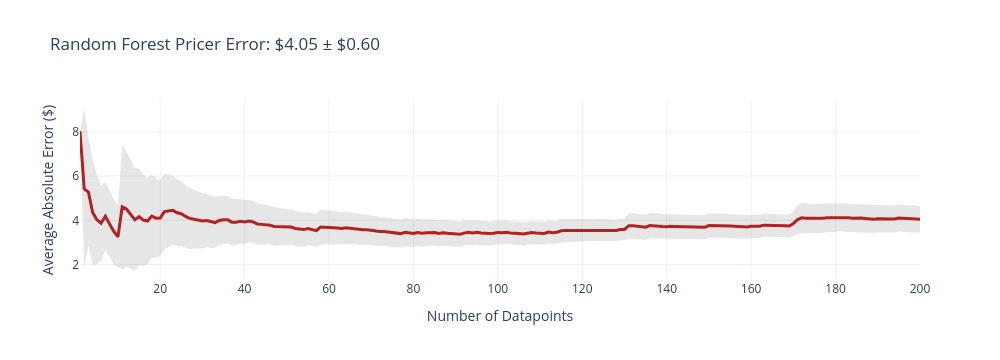
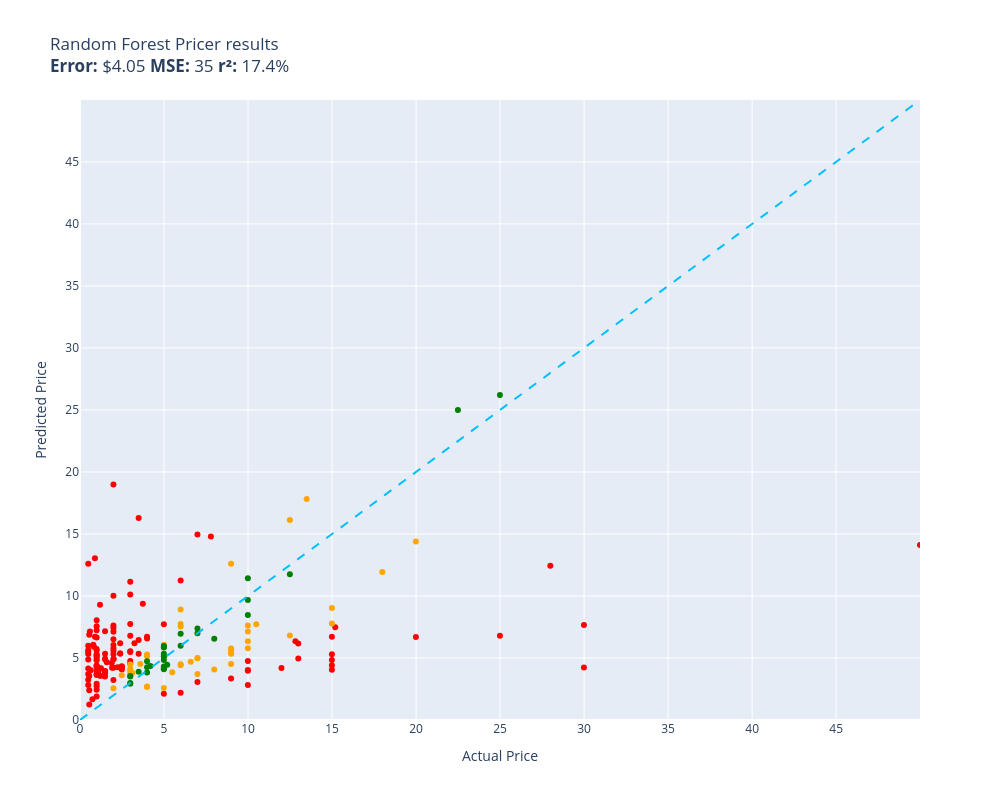

Source (notebook cell) for these figures, in order:
### Code cell
evaluate(random_forest_pricer, test)

### Figure 1 — Plotly figure (JSON) as saved in the notebook; plotly's stock layout.template omitted (floating-point values rounded to 4 significant figures; data arrays with more than 128 entries replaced by an {"elided": "..."} marker saying what was removed)
{"data": [{"fill": "toself", "fillcolor": "rgba(128,128,128,0.2)", "hoverinfo": "skip", "line": {"color": "rgba(255,255,255,0)"}, "name": "95% CI", "showlegend": false, "type": "scatter", "x": {"elided": "400 int values"}, "y": {"elided": "400 float values"}}, {"customdata": {"elided": "200x1 float values"}, "hovertemplate": "n=%{x}<br>Avg Error=$%{y:,.2f}<br>±95% CI=$%{customdata[0]:,.2f}<extra></extra>", "line": {"color": "firebrick", "width": 3}, "mode": "lines", "name": "Cumulative Avg Error", "type": "scatter", "x": {"elided": "200 int values"}, "y": {"elided": "200 float values"}}], "layout": {"height": 360, "showlegend": false, "title": {"text": "Random Forest Pricer Error: $4.05 ± $0.60"}, "width": 1000, "xaxis": {"title": {"text": "Number of Datapoints"}}, "yaxis": {"title": {"text": "Average Absolute Error ($)"}}}}

### Figure 2 — Plotly figure (JSON) as saved in the notebook; plotly's stock layout.template omitted (floating-point values rounded to 4 significant figures)
{"data": [{"customdata": [["Rocket Explorer\nGuess=$4.96 Actual=$12.99"], ["Villwars\nGuess=$3.90 Actual=$1.09"], ["GLAD VALAKAS SIMULATOR\nGuess=$5.48 Actual=$0.49"], ["B.I.O.T.A.\nGuess=$6.71 Actual=$3.99"], ["Miss Fisher and the Deathly Maze\nGuess=$4.66 Actual=$1.59"], ["연오와 세오\nGuess=$6.80 Actual=$24.99"], ["HUMBLE ZOMBIE\nGuess=$4.39 Actual=$0.99"], ["Akhena: Age of Evil\nGuess=$3.98 Actual=$9.99"], ["Swing Lord\nGuess=$2.72 Actual=$0.99"], ["THE 4 SINS\nGuess=$14.96 Actual=$6.99"], ["Nedia Hotel\nGuess=$5.30 Actual=$0.99"], ["MEKA SIGURAT\nGuess=$4.83 Actual=$14.99"], ["Fat Baby\nGuess=$11.25 Actual=$5.99"], ["The planet's rescuer\nGuess=$5.31 Actual=$0.49"], ["Tuin\nGuess=$4.29 Actual=$2.49"], ["Agent X\nGuess=$4.26 Actual=$0.99"], ["Milli & Greg\nGuess=$4.75 Actual=$2.99"], ["lilGunBois: Super Team Transgender Fortr...\nGuess=$3.95 Actual=$0.99"], ["Supreme League of Patriots - Episode 3: ...\nGuess=$4.90 Actual=$1.49"], ["Educational Suite\nGuess=$3.92 Actual=$1.49"], ["Roaming The Stars\nGuess=$3.51 Actual=$1.49"], ["Trucker Horror\nGuess=$5.36 Actual=$2.39"], ["Subway Midnight\nGuess=$7.12 Actual=$1.99"], ["Rocket Squad: Infinity\nGuess=$6.79 Actual=$2.99"], ["Why Me\nGuess=$6.66 Actual=$0.99"], ["In the thrall of darkness: The gift of d...\nGuess=$5.49 Actual=$2.99"], ["Darkest Dungeon®\nGuess=$9.38 Actual=$3.74"], ["Smithy\nGuess=$2.82 Actual=$0.49"], ["Sokobos\nGuess=$6.19 Actual=$3.24"], ["[Bober Bros] It's Just A Prank\nGuess=$4.95 Actual=$2.00"], ["Doomed to Hell\nGuess=$5.37 Actual=$2.39"], ["Godlike Burger\nGuess=$5.54 Actual=$2.99"], ["Shoot Loop VR\nGuess=$5.78 Actual=$1.99"], ["Blobble Wars 2\nGuess=$2.92 Actual=$0.99"], ["PeoplePackages\nGuess=$3.63 Actual=$0.99"], ["Crosshair X\nGuess=$16.28 Actual=$3.49"], ["Tatar Altan vs Shaitan\nGuess=$4.16 Actual=$0.49"], ["Asteroid King\nGuess=$3.69 Actual=$0.99"], ["Runemancer\nGuess=$4.90 Actual=$1.99"], ["Always The Same Nightmare\nGuess=$4.21 Actual=$1.91"], ["God's Trigger\nGuess=$4.25 Actual=$2.24"], ["Next Hero\nGuess=$5.30 Actual=$1.99"], ["Dead Tapes: Fading Father\nGuess=$5.34 Actual=$1.49"], ["GalaxIverse\nGuess=$3.24 Actual=$0.49"], ["My University Girlfriend\nGuess=$4.01 Actual=$0.64"], ["Willie's Nightfall\nGuess=$2.45 Actual=$0.99"], ["Doomsday cleaner\nGuess=$9.30 Actual=$1.19"], ["Chickamauga Battles\nGuess=$2.83 Actual=$9.99"], ["Mark One\nGuess=$1.89 Actual=$0.99"], ["The Miskatonic\nGuess=$5.71 Actual=$0.99"], ["小艺的异世界冒险-Xiao Yi's strange world adventu...\nGuess=$5.18 Actual=$0.99"], ["Lighthouse of Guiding Flames\nGuess=$4.81 Actual=$0.99"], ["Similo: The Card Game\nGuess=$6.72 Actual=$0.89"], ["MEMENTO\nGuess=$4.15 Actual=$1.19"], ["Homeworld Remastered Collection\nGuess=$6.45 Actual=$3.49"], ["Crush\nGuess=$4.19 Actual=$11.99"], ["World of Fantasy: Zero\nGuess=$7.55 Actual=$0.99"], ["SKIBIDI BACKROOMS\nGuess=$6.87 Actual=$0.55"], ["Space Pilgrim Academy: Year 1\nGuess=$2.39 Actual=$0.55"], ["Minimal\nGuess=$3.74 Actual=$1.01"], ["Retro Racer\nGuess=$5.62 Actual=$0.49"], ["Bernie Needs Love\nGuess=$10.11 Actual=$2.99"], ["Vaccine Delivery Simulator\nGuess=$3.57 Actual=$1.37"], ["Coonwood\nGuess=$5.99 Actual=$0.49"], ["Individual Investor Tycoon\nGuess=$4.07 Actual=$2.49"], ["Start Button\nGuess=$10.01 Actual=$1.99"], ["Space Ballers\nGuess=$6.06 Actual=$0.79"], ["Marble Mechanics\nGuess=$4.42 Actual=$14.99"], ["Morbid Inhale\nGuess=$7.63 Actual=$1.99"], ["The Pirate Queen with Lucy Liu\nGuess=$4.05 Actual=$14.99"], ["Highrise Heroes: Word Challenge\nGuess=$5.60 Actual=$0.99"], ["No Fair Play\nGuess=$7.74 Actual=$2.99"], ["Hentai Waifu\nGuess=$4.87 Actual=$0.49"], ["Era of Miracles\nGuess=$7.15 Actual=$1.49"], ["Reboant Demo\nGuess=$4.94 Actual=$0.99"], ["BIRBOUT!\nGuess=$3.34 Actual=$8.99"], ["Space Rocket\nGuess=$3.55 Actual=$0.55"], ["Zombie Ballz\nGuess=$3.71 Actual=$0.49"], ["Aplestia\nGuess=$3.57 Actual=$1.19"], ["1001 Jigsaw. World Tour: Australian Puzz...\nGuess=$5.30 Actual=$14.99"], ["Nights of Azure\nGuess=$4.23 Actual=$29.99"], ["Strandzha Adventures 3D\nGuess=$4.60 Actual=$1.89"], ["Trainscape\nGuess=$6.70 Actual=$19.99"], ["Lock Lock: Farm\nGuess=$4.22 Actual=$1.99"], ["Apothecary Hero\nGuess=$4.94 Actual=$1.49"], ["Don't Die, Minerva!\nGuess=$6.17 Actual=$12.99"], ["Defence to death\nGuess=$1.24 Actual=$0.55"], ["Cat Dimension\nGuess=$4.17 Actual=$1.25"], ["Placid Plastic Desktop\nGuess=$8.04 Actual=$0.99"], ["Opening Up\nGuess=$2.12 Actual=$4.99"], ["Backpack Twins\nGuess=$4.03 Actual=$9.99"], ["FATAL FRAME / PROJECT ZERO: Maiden of Bl...\nGuess=$12.44 Actual=$27.99"], ["异星孤垒\nGuess=$6.19 Actual=$2.39"], ["Mutant Ops\nGuess=$7.71 Actual=$4.99"], ["Scary new year\nGuess=$5.34 Actual=$3.49"], ["The Backrooms - Nightmare Dimension\nGuess=$5.58 Actual=$1.99"], ["Odyssey Moon\nGuess=$3.22 Actual=$1.99"], ["ASSAULT SHELL\nGuess=$2.20 Actual=$5.99"], ["Engraven\nGuess=$11.15 Actual=$2.99"], ["6Souls\nGuess=$3.77 Actual=$1.49"], ["Screen Cat\nGuess=$13.04 Actual=$0.89"], ["Epic Dumpster Bear: Dumpster Fire Redux\nGuess=$4.34 Actual=$2.49"], ["Korvae in space\nGuess=$4.38 Actual=$0.99"], ["Eggy\nGuess=$4.23 Actual=$2.49"], ["The Host\nGuess=$6.51 Actual=$1.99"], ["OURWORLD\nGuess=$7.67 Actual=$29.99"], ["Odesi Music Composition\nGuess=$14.11 Actual=$49.99"], ["DMD Branefold\nGuess=$18.98 Actual=$1.99"], ["Dissolved - Chapter One\nGuess=$5.15 Actual=$0.99"], ["Havendock\nGuess=$14.80 Actual=$7.79"], ["自由世界\nGuess=$4.76 Actual=$9.99"], ["Drone VR\nGuess=$7.13 Actual=$0.59"], ["- R E F L E C T E D -\nGuess=$6.05 Actual=$1.99"], ["Sailing alone:Aftermath\nGuess=$7.48 Actual=$15.19"], ["Seekers of Darkness\nGuess=$6.36 Actual=$12.82"], ["Survival VR\nGuess=$7.23 Actual=$0.99"], ["Bahamian Rhapsody\nGuess=$3.95 Actual=$1.49"], ["Professor Watts Memory Match: Cute Anima...\nGuess=$1.67 Actual=$0.74"], ["The Torus Syndicate\nGuess=$6.71 Actual=$14.99"], ["Retired Men's Nude Beach Volleyball Leag...\nGuess=$3.07 Actual=$6.99"], ["Grilled\nGuess=$4.56 Actual=$2.99"], ["Powerjackers - VR Superhero Battle Royal...\nGuess=$7.42 Actual=$1.99"], ["Click and Collect\nGuess=$3.59 Actual=$1.19"], ["Obscurefiend\nGuess=$12.60 Actual=$0.49"], ["BarGirls\nGuess=$6.57 Actual=$3.99"], ["A Normal Lost Phone\nGuess=$5.91 Actual=$0.83"]], "hovertemplate": "%{customdata[0]}<extra></extra>", "legendgroup": "red", "marker": {"color": "red", "size": 6, "symbol": "circle"}, "mode": "markers", "name": "red", "orientation": "v", "showlegend": true, "type": "scatter", "x": [12.99, 1.09, 0.49, 3.99, 1.59, 24.99, 0.99, 9.99, 0.99, 6.99, 0.99, 14.99, 5.99, 0.49, 2.49, 0.99, 2.99, 0.99, 1.49, 1.49, 1.49, 2.39, 1.99, 2.99, 0.99, 2.99, 3.74, 0.49, 3.24, 2.0, 2.39, 2.99, 1.99, 0.99, 0.99, 3.49, 0.49, 0.99, 1.99, 1.91, 2.24, 1.99, 1.49, 0.49, 0.64, 0.99, 1.19, 9.99, 0.99, 0.99, 0.99, 0.99, 0.89, 1.19, 3.49, 11.99, 0.99, 0.55, 0.55, 1.01, 0.49, 2.99, 1.37, 0.49, 2.49, 1.99, 0.79, 14.99, 1.99, 14.99, 0.99, 2.99, 0.49, 1.49, 0.99, 8.99, 0.55, 0.49, 1.19, 14.99, 29.99, 1.89, 19.99, 1.99, 1.49, 12.99, 0.55, 1.25, 0.99, 4.99, 9.99, 27.99, 2.39, 4.99, 3.49, 1.99, 1.99, 5.99, 2.99, 1.49, 0.89, 2.49, 0.99, 2.49, 1.99, 29.99, 49.99, 1.99, 0.99, 7.79, 9.99, 0.59, 1.99, 15.19, 12.82, 0.99, 1.49, 0.74, 14.99, 6.99, 2.99, 1.99, 1.19, 0.49, 3.99, 0.83], "xaxis": "x", "y": [4.962, 3.902, 5.478, 6.712, 4.66, 6.796, 4.387, 3.976, 2.724, 14.96, 5.301, 4.832, 11.25, 5.314, 4.295, 4.256, 4.749, 3.953, 4.899, 3.924, 3.514, 5.356, 7.117, 6.789, 6.655, 5.492, 9.382, 2.818, 6.193, 4.948, 5.371, 5.538, 5.78, 2.922, 3.628, 16.28, 4.162, 3.694, 4.896, 4.207, 4.25, 5.296, 5.337, 3.244, 4.013, 2.449, 9.301, 2.829, 1.895, 5.715, 5.182, 4.808, 6.717, 4.151, 6.449, 4.192, 7.55, 6.872, 2.394, 3.743, 5.617, 10.11, 3.566, 5.994, 4.073, 10.01, 6.064, 4.418, 7.625, 4.051, 5.598, 7.743, 4.873, 7.151, 4.939, 3.337, 3.554, 3.709, 3.568, 5.301, 4.23, 4.602, 6.701, 4.219, 4.936, 6.174, 1.24, 4.171, 8.045, 2.116, 4.03, 12.44, 6.186, 7.712, 5.341, 5.583, 3.224, 2.198, 11.15, 3.774, 13.04, 4.339, 4.384, 4.227, 6.507, 7.668, 14.11, 18.98, 5.146, 14.8, 4.761, 7.127, 6.051, 7.481, 6.359, 7.23, 3.951, 1.671, 6.713, 3.069, 4.564, 7.419, 3.594, 12.6, 6.573, 5.91], "yaxis": "y"}, {"customdata": [["Float\nGuess=$4.41 Actual=$5.99"], ["Talisman: Digital 5th Edition\nGuess=$11.92 Actual=$17.99"], ["Sarah Wiener Kochspiel\nGuess=$4.49 Actual=$5.99"], ["Songs of Skydale\nGuess=$3.61 Actual=$2.49"], ["Turbo Cat Fight\nGuess=$3.72 Actual=$6.99"], ["Expiration\nGuess=$2.58 Actual=$4.99"], ["Felis\nGuess=$5.14 Actual=$3.99"], ["Warbyte: Operation Falcon\nGuess=$4.52 Actual=$8.99"], ["Salsa Virtual\nGuess=$7.77 Actual=$14.99"], ["Panoptia\nGuess=$4.07 Actual=$7.99"], ["Professor Teaches® Excel 2013 & 365\nGuess=$12.61 Actual=$8.99"], ["Be Vigilant!\nGuess=$5.34 Actual=$9.00"], ["Little Big Adventure – Twinsen’s Quest\nGuess=$9.03 Actual=$14.99"], ["Unluckily in Love\nGuess=$4.70 Actual=$6.59"], ["Yggdra Union\nGuess=$7.13 Actual=$9.99"], ["Nioh 2 – The Complete Edition\nGuess=$14.39 Actual=$19.99"], ["Architect Simulator\nGuess=$8.90 Actual=$5.99"], ["巭孬嫑毖\nGuess=$4.12 Actual=$2.99"], ["Insider Threat\nGuess=$3.74 Actual=$2.99"], ["Pipe Dreamin' VR: The Big Easy\nGuess=$5.77 Actual=$8.99"], ["Elizabeth Find M.D. - Diagnosis Mystery ...\nGuess=$2.70 Actual=$3.99"], ["NONOTOWN: Nonogram Logic Puzzle\nGuess=$4.51 Actual=$3.59"], ["Spooky Dwellers 3\nGuess=$4.98 Actual=$6.99"], ["Great Adventure: Alice's wonderland\nGuess=$5.28 Actual=$3.99"], ["AIdventure\nGuess=$5.67 Actual=$9.00"], ["灾厄黑龙与谎言公主\nGuess=$5.41 Actual=$8.99"], ["Peaceful Lands\nGuess=$3.99 Actual=$2.99"], ["Deadside\nGuess=$16.12 Actual=$12.49"], ["Lawless West\nGuess=$5.00 Actual=$6.99"], ["Monaco 2\nGuess=$7.71 Actual=$10.49"], ["Dragonspire\nGuess=$6.06 Actual=$4.99"], ["Alien: Isolation\nGuess=$5.79 Actual=$9.99"], ["Roche Fusion\nGuess=$7.55 Actual=$5.99"], ["Rock God Tycoon\nGuess=$3.86 Actual=$5.49"], ["Guardian war VR\nGuess=$7.61 Actual=$9.99"], ["POGOMAN\nGuess=$2.67 Actual=$3.99"], ["Lost Castle 2\nGuess=$17.82 Actual=$13.49"], ["Rhapsody II: Ballad of the Little Prince...\nGuess=$6.81 Actual=$12.49"], ["The Cleaner\nGuess=$6.35 Actual=$9.99"], ["Trapped In Stone - World War II Horror\nGuess=$2.57 Actual=$1.99"], ["Single Malt Apocalypse\nGuess=$4.48 Actual=$2.99"], ["Refraction: Beyond the Mirror\nGuess=$3.79 Actual=$3.11"], ["Draft of Darkness\nGuess=$7.73 Actual=$5.99"]], "hovertemplate": "%{customdata[0]}<extra></extra>", "legendgroup": "orange", "marker": {"color": "orange", "size": 6, "symbol": "circle"}, "mode": "markers", "name": "orange", "orientation": "v", "showlegend": true, "type": "scatter", "x": [5.99, 17.99, 5.99, 2.49, 6.99, 4.99, 3.99, 8.99, 14.99, 7.99, 8.99, 9.0, 14.99, 6.59, 9.99, 19.99, 5.99, 2.99, 2.99, 8.99, 3.99, 3.59, 6.99, 3.99, 9.0, 8.99, 2.99, 12.49, 6.99, 10.49, 4.99, 9.99, 5.99, 5.49, 9.99, 3.99, 13.49, 12.49, 9.99, 1.99, 2.99, 3.11, 5.99], "xaxis": "x", "y": [4.413, 11.92, 4.489, 3.607, 3.716, 2.582, 5.138, 4.519, 7.771, 4.075, 12.61, 5.341, 9.031, 4.704, 7.129, 14.39, 8.901, 4.119, 3.744, 5.77, 2.699, 4.511, 4.976, 5.281, 5.665, 5.407, 3.995, 16.12, 5.002, 7.712, 6.064, 5.794, 7.549, 3.859, 7.611, 2.67, 17.82, 6.814, 6.352, 2.566, 4.48, 3.789, 7.733], "yaxis": "y"}, {"customdata": [["Danse Macabre: Crimson Cabaret Collector...\nGuess=$4.31 Actual=$4.99"], ["Mega Man X Legacy Collection 2\nGuess=$6.55 Actual=$7.99"], ["The Terminal 2\nGuess=$4.16 Actual=$4.99"], ["OVERVIEW (A Walk Through The Universe)\nGuess=$5.13 Actual=$4.99"], ["Fisher's Qualm\nGuess=$2.98 Actual=$2.99"], ["Radio Violence\nGuess=$4.08 Actual=$4.99"], ["Dead City\nGuess=$7.38 Actual=$6.99"], ["You Must Become A Lich\nGuess=$4.36 Actual=$4.19"], ["The Eastern Drive : Car Simulator\nGuess=$3.54 Actual=$2.99"], ["BlockRunner : The BlockSide\nGuess=$3.50 Actual=$2.99"], ["The World is Your Weapon\nGuess=$6.99 Actual=$6.99"], ["Boyce the Voice\nGuess=$4.46 Actual=$5.19"], ["Kiss/OFF\nGuess=$5.85 Actual=$4.99"], ["Cartridge the Tiger\nGuess=$2.93 Actual=$2.99"], ["Burgle Bros.\nGuess=$3.83 Actual=$3.99"], ["Line War\nGuess=$11.76 Actual=$12.49"], ["Air Hockey VR\nGuess=$8.46 Actual=$9.99"], ["Paint Chips\nGuess=$5.98 Actual=$5.99"], ["Duck Adventures\nGuess=$5.16 Actual=$4.99"], ["Age of the Duel\nGuess=$5.35 Actual=$4.99"], ["M.E.R.C. Genesis\nGuess=$4.26 Actual=$3.99"], ["Last Day: Zombie Survival VR\nGuess=$6.96 Actual=$5.99"], ["MARDEK\nGuess=$11.43 Actual=$9.99"], ["Izanami's Dream Battle\nGuess=$5.89 Actual=$4.99"], ["Platonic\nGuess=$4.83 Actual=$4.99"], ["Black Viper: Sophia's Fate\nGuess=$5.97 Actual=$4.99"], ["Train Simulator Classic\nGuess=$24.99 Actual=$22.49"], ["NARUTO SHIPPUDEN: Ultimate Ninja STORM 2\nGuess=$9.67 Actual=$9.99"], ["Mecha Tactics\nGuess=$4.74 Actual=$3.99"], ["Actual Multiple Monitors\nGuess=$26.20 Actual=$24.99"], ["Spryward\nGuess=$3.89 Actual=$3.49"]], "hovertemplate": "%{customdata[0]}<extra></extra>", "legendgroup": "green", "marker": {"color": "green", "size": 6, "symbol": "circle"}, "mode": "markers", "name": "green", "orientation": "v", "showlegend": true, "type": "scatter", "x": [4.99, 7.99, 4.99, 4.99, 2.99, 4.99, 6.99, 4.19, 2.99, 2.99, 6.99, 5.19, 4.99, 2.99, 3.99, 12.49, 9.99, 5.99, 4.99, 4.99, 3.99, 5.99, 9.99, 4.99, 4.99, 4.99, 22.49, 9.99, 3.99, 24.99, 3.49], "xaxis": "x", "y": [4.312, 6.552, 4.163, 5.127, 2.984, 4.083, 7.382, 4.355, 3.544, 3.499, 6.992, 4.462, 5.848, 2.929, 3.832, 11.76, 8.462, 5.978, 5.164, 5.349, 4.26, 6.958, 11.43, 5.885, 4.828, 5.969, 24.99, 9.669, 4.739, 26.2, 3.888], "yaxis": "y"}, {"hoverinfo": "skip", "line": {"color": "deepskyblue", "dash": "dash", "width": 2}, "mode": "lines", "name": "y = x", "showlegend": false, "type": "scatter", "x": [0, 49.99], "y": [0, 49.99]}], "layout": {"height": 800, "legend": {"title": {"text": "color"}, "tracegroupgap": 0}, "showlegend": false, "title": {"text": "Random Forest Pricer results<br><b>Error:</b> $4.05 <b>MSE:</b> 35 <b>r²:</b> 17.4%"}, "width": 1000, "xaxis": {"anchor": "y", "domain": [0, 1], "range": [0, 49.99], "title": {"text": "Actual Price"}}, "yaxis": {"anchor": "x", "domain": [0, 1], "range": [0, 49.99], "title": {"text": "Predicted Price"}}}}
